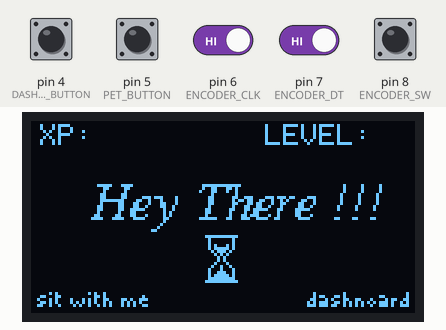
Bench run of a program on a simulated Arduino Uno, built with avr-gcc and run on an emulated ATmega328P. Shown: 128×64 one-colour display. Inputs (shaded band) come from the test bench; at power-on: pin 4 (DASHBOARD_BUTTON), pin 5 (PET_BUTTON), pin 6 (ENCODER_CLK), pin 7 (ENCODER_DT), pin 8 (ENCODER_SW) HIGH.

Above: at 1.2 s.
1.3 s: pin 4 (DASHBOARD_BUTTON) pulled LOW for 0.15 s
At 2.1 s:
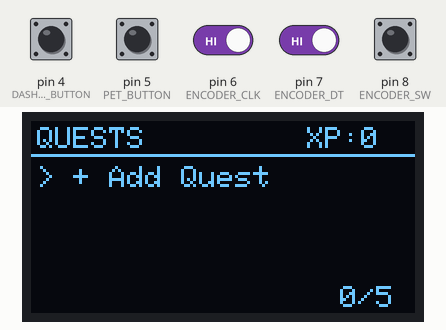
2.9 s: pin 5 (PET_BUTTON) pulled LOW for 0.15 s
At 3.3 s:
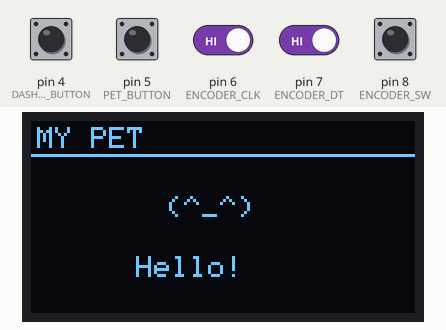
4.5 s: pin 8 (ENCODER_SW) driven LOW
At 5.7 s:
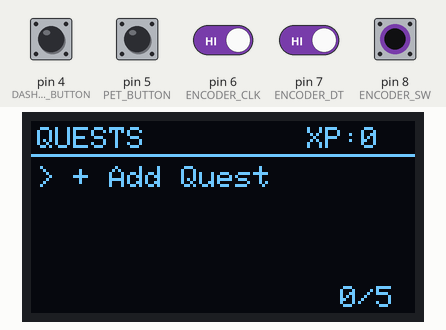
6.0 s: pin 5 (PET_BUTTON) pulled LOW for 1 s
At 6.9 s:
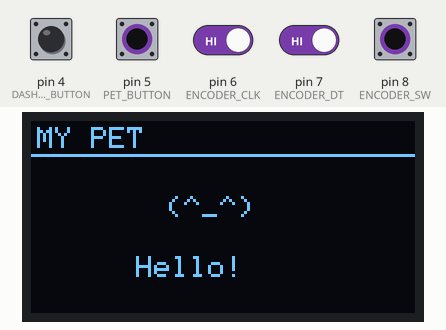
8.5 s: pin 4 (DASHBOARD_BUTTON) pulled LOW for 1 s
At 8.8 s:
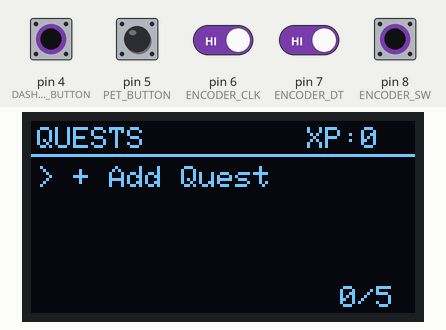
11.0 s: pin 8 (ENCODER_SW) pulsed HIGH 5 times (0.12 s each, 0.3 s apart)
At 13.7 s:
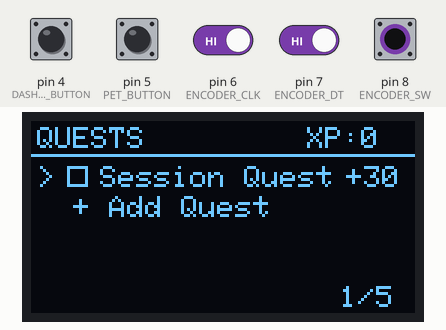
Timing chart, 0 to 15.0 s (numbered marks = the images above; inputs shaded):
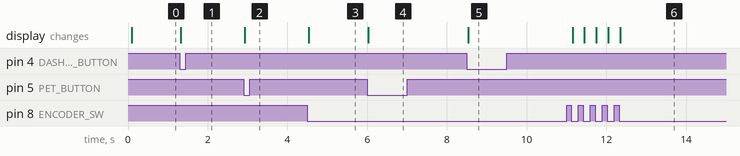

Measured:
- after the input at 1.3 s, the display: changes at once (image 1)
- after the input at 2.9 s, the display: changes at once (image 2)
- after the input at 4.5 s, the display: changes at once (image 3)
- after the input at 6.0 s, the display: changes at once (image 4)
- after the input at 8.5 s, the display: changes at once (image 5)
- after the input at 11.0 s, the display: first changes after 0.15 s (image 6 shows a later state)

The program:

main.cpp
```cpp
#include <Wire.h>
#include <Adafruit_GFX.h>
#include <Adafruit_SSD1306.h>
#include <Fonts/FreeSerifItalic9pt7b.h>
#include <Fonts/Picopixel.h>
// ============================================================
// OLED
// ============================================================

#define SCREEN_WIDTH 128
#define SCREEN_HEIGHT 64
#define OLED_RESET -1
#define OLED_ADDRESS 0x3C

Adafruit_SSD1306 display(
  SCREEN_WIDTH,
  SCREEN_HEIGHT,
  &Wire,
  OLED_RESET
);


// ============================================================
// PINS
// ============================================================

#define DASHBOARD_BUTTON 4
#define PET_BUTTON 5

#define ENCODER_CLK 6
#define ENCODER_DT 7
#define ENCODER_SW 8


// ============================================================
// CONSTANTS
// ============================================================

#define MAX_QUESTS 5

#define EASY_XP 30
#define MEDIUM_XP 50
#define HARD_XP 70

#define DEBOUNCE_MS 120


// ============================================================
// SCREEN SYSTEM
// ============================================================

enum Screen : uint8_t
{
  WELCOME_SCREEN,
  DASHBOARD_SCREEN,
  PET_SCREEN,
  ADD_QUEST_SCREEN,
  DIFFICULTY_SCREEN
};

Screen currentScreen = WELCOME_SCREEN;

static const unsigned char PROGMEM image_hour_glass_75_bits[] = {0xff,0xe0,0x40,0x40,0x40,0x40,0x51,0x40,0x5f,0x40,0x2e,0x80,0x15,0x00,0x0a,0x00,0x0a,0x00,0x11,0x00,0x24,0x80,0x44,0x40,0x4e,0x40,0x5f,0x40,0x7f,0xc0,0xff,0xe0};

// ============================================================
// QUEST DATA
// ============================================================

struct Quest
{
  char name[18];

  uint8_t type;
  uint8_t difficulty;
  uint8_t xp;

  bool completed;
};

Quest quests[MAX_QUESTS];

uint8_t questCount = 0;


// ============================================================
// PROGRESSION DATA
// ============================================================

uint16_t currentXP = 0;

uint16_t developmentCount = 0;

uint8_t currentLevel = 1;


// ============================================================
// NEW QUEST DATA
// ============================================================

uint8_t newQuestType = 0;
uint8_t newQuestDifficulty = 1;


// ============================================================
// MENU SELECTION
// ============================================================

uint8_t selectedItem = 0;


// ============================================================
// ENCODER
// ============================================================

uint8_t lastEncoderState = 0;

int8_t encoderCounter = 0;

static const int8_t transitions[16] =
{
   0, -1,  1,  0,
   1,  0,  0, -1,
  -1,  0,  0,  1,
   0,  1, -1,  0
};


// ============================================================
// BUTTON STATES
// ============================================================

bool lastDashboardButton = HIGH;
bool lastPetButton = HIGH;
bool lastEncoderButton = HIGH;

unsigned long dashboardButtonTime = 0;
unsigned long petButtonTime = 0;
unsigned long encoderButtonTime = 0;


// ============================================================
// DISPLAY CONTROL
// ============================================================

bool displayNeedsUpdate = true;


// ============================================================
// FUNCTION DECLARATIONS
// ============================================================


// ---------- SYSTEM ----------

void initializeSystem();
void runSystem();


// ---------- INPUT ----------

void readEncoder();
void readEncoderButton();
void readDashboardButton();
void readPetButton();


// ---------- SCREEN LOGIC ----------

void handleEncoderMovement();
void handleEncoderClick();


// ---------- QUEST LOGIC ----------

void toggleQuest();
void addQuest();
void clearQuestBuffer();

void checkAllQuestsComplete();

uint8_t calculateXP(uint8_t difficulty);


// ---------- SELECTION ----------

void limitSelection();


// ============================================================
// UI SYSTEM
// ============================================================

// Basic UI components

void drawHeader(const __FlashStringHelper* title);

void drawText(
  const __FlashStringHelper* text,
  uint8_t x,
  uint8_t y
);

void drawCheckbox(
  uint8_t x,
  uint8_t y,
  bool checked
);

void drawSelector(
  uint8_t x,
  uint8_t y,
  bool selected
);

void drawQuest(
  uint8_t index,
  uint8_t y,
  bool selected
);


// ---------- SCREEN UI ----------

void drawScreen();

void drawWelcomeScreen();
void drawDashboard();
void drawPetScreen();
void drawAddQuestScreen();
void drawDifficultyScreen();


// ============================================================
// SETUP
// ============================================================

void setup()
{
  initializeSystem();
}


// ============================================================
// LOOP
// ============================================================

void loop()
{
  runSystem();
}


// ============================================================
// SYSTEM INITIALIZATION
// ============================================================

void initializeSystem()
{
  // OLED
  if (!display.begin(
        SSD1306_SWITCHCAPVCC,
        OLED_ADDRESS
      ))
  {
    while (true);
  }

  display.clearDisplay();
  display.setTextColor(SSD1306_WHITE);
  display.setTextSize(1);
  display.display();


  // Buttons
  pinMode(DASHBOARD_BUTTON, INPUT_PULLUP);
  pinMode(PET_BUTTON, INPUT_PULLUP);


  // Encoder
  pinMode(ENCODER_CLK, INPUT_PULLUP);
  pinMode(ENCODER_DT, INPUT_PULLUP);
  pinMode(ENCODER_SW, INPUT_PULLUP);


  // Initial encoder state
  lastEncoderState =
      (digitalRead(ENCODER_CLK) << 1)
    |  digitalRead(ENCODER_DT);


  clearQuestBuffer();

  currentScreen = WELCOME_SCREEN;

  selectedItem = 0;

  displayNeedsUpdate = true;
}


// ============================================================
// MAIN SYSTEM LOOP
// ============================================================

void runSystem()
{
  readEncoder();

  readEncoderButton();

  readDashboardButton();

  readPetButton();


  if (displayNeedsUpdate)
  {
    drawScreen();

    displayNeedsUpdate = false;
  }
}


// ============================================================
// ENCODER READING
// ============================================================

void readEncoder()
{
  uint8_t currentState =
      (digitalRead(ENCODER_CLK) << 1)
    |  digitalRead(ENCODER_DT);


  uint8_t index =
      (lastEncoderState << 2)
    | currentState;


  int8_t movement =
      transitions[index];


  encoderCounter += movement;

  lastEncoderState = currentState;


  // One complete encoder detent
  if (encoderCounter >= 4)
  {
    encoderCounter = 0;

    selectedItem++;

    limitSelection();

    displayNeedsUpdate = true;
  }


  else if (encoderCounter <= -4)
  {
    encoderCounter = 0;

    if (selectedItem > 0)
      selectedItem--;

    displayNeedsUpdate = true;
  }
}


// ============================================================
// ENCODER BUTTON
// ============================================================

void readEncoderButton()
{
  bool currentButton =
      digitalRead(ENCODER_SW);


  if (currentButton == LOW &&
      lastEncoderButton == HIGH)
  {
    if (millis() - encoderButtonTime > DEBOUNCE_MS)
    {
      encoderButtonTime = millis();

      handleEncoderClick();
    }
  }


  lastEncoderButton = currentButton;
}


// ============================================================
// DASHBOARD BUTTON
// ============================================================

void readDashboardButton()
{
  bool currentButton =
      digitalRead(DASHBOARD_BUTTON);


  if (currentButton == LOW &&
      lastDashboardButton == HIGH)
  {
    if (millis() - dashboardButtonTime > DEBOUNCE_MS)
    {
      dashboardButtonTime = millis();

      currentScreen = DASHBOARD_SCREEN;

      selectedItem = 0;

      displayNeedsUpdate = true;
    }
  }


  lastDashboardButton = currentButton;
}


// ============================================================
// PET BUTTON
// ============================================================

void readPetButton()
{
  bool currentButton =
      digitalRead(PET_BUTTON);


  if (currentButton == LOW &&
      lastPetButton == HIGH)
  {
    if (millis() - petButtonTime > DEBOUNCE_MS)
    {
      petButtonTime = millis();

      currentScreen = PET_SCREEN;

      selectedItem = 0;

      displayNeedsUpdate = true;
    }
  }


  lastPetButton = currentButton;
}


// ============================================================
// ENCODER CLICK LOGIC
// ============================================================

void handleEncoderClick()
{
  switch (currentScreen)
  {
    // --------------------------------------------------------
    // DASHBOARD
    // --------------------------------------------------------

    case DASHBOARD_SCREEN:

      if (selectedItem < questCount)
      {
        toggleQuest();
      }

      else if (
        questCount < MAX_QUESTS &&
        selectedItem == questCount
      )
      {
        currentScreen = ADD_QUEST_SCREEN;

        selectedItem = 0;
      }

      displayNeedsUpdate = true;

      break;


    // --------------------------------------------------------
    // ADD QUEST
    // --------------------------------------------------------

    case ADD_QUEST_SCREEN:

      newQuestType = selectedItem;

      selectedItem = 0;

      currentScreen = DIFFICULTY_SCREEN;

      displayNeedsUpdate = true;

      break;


    // --------------------------------------------------------
    // DIFFICULTY
    // --------------------------------------------------------

    case DIFFICULTY_SCREEN:

      newQuestDifficulty =
          selectedItem + 1;

      addQuest();

      currentScreen = DASHBOARD_SCREEN;

      selectedItem = questCount - 1;

      displayNeedsUpdate = true;

      break;


    // --------------------------------------------------------
    // PET
    // --------------------------------------------------------

    case PET_SCREEN:

      currentScreen = DASHBOARD_SCREEN;

      selectedItem = 0;

      displayNeedsUpdate = true;

      break;


    default:
      break;
  }
}


// ============================================================
// LIMIT MENU SELECTION
// ============================================================

void limitSelection()
{
  uint8_t maximum = 0;


  switch (currentScreen)
  {
    case DASHBOARD_SCREEN:

      if (questCount < MAX_QUESTS)
        maximum = questCount;
      else
        maximum = questCount - 1;

      break;


    case ADD_QUEST_SCREEN:

      maximum = 2;

      break;


    case DIFFICULTY_SCREEN:

      maximum = 2;

      break;


    default:

      maximum = 0;

      break;
  }


  if (selectedItem > maximum)
    selectedItem = maximum;
}


// ============================================================
// QUEST LOGIC
// ============================================================

void toggleQuest()
{
  Quest &q = quests[selectedItem];


  if (!q.completed)
  {
    q.completed = true;

    currentXP += q.xp;
  }

  else
  {
    q.completed = false;

    if (currentXP >= q.xp)
      currentXP -= q.xp;
    else
      currentXP = 0;
  }


  checkAllQuestsComplete();
}


// ============================================================
// ADD QUEST
// ============================================================

void addQuest()
{
  if (questCount >= MAX_QUESTS)
    return;


  Quest &q =
      quests[questCount];


  q.completed = false;

  q.difficulty =
      newQuestDifficulty;


  q.xp =
      calculateXP(
        newQuestDifficulty
      );


  q.type =
      newQuestType;


  // Temporary names
  // We will replace this later
  // with your custom quest UI.

  if (newQuestType == 0)
  {
    strcpy(q.name, "Session Quest");
  }

  else if (newQuestType == 1)
  {
    strcpy(q.name, "Practice Quest");
  }

  else
  {
    strcpy(q.name, "Assignment");
  }


  questCount++;
}


// ============================================================
// XP CALCULATION
// ============================================================

uint8_t calculateXP(
    uint8_t difficulty
)
{
  if (difficulty == 1)
    return EASY_XP;

  if (difficulty == 2)
    return MEDIUM_XP;

  return HARD_XP;
}


// ============================================================
// CHECK ALL QUESTS
// ============================================================

void checkAllQuestsComplete()
{
  if (questCount != MAX_QUESTS)
    return;


  for (uint8_t i = 0; i < MAX_QUESTS; i++)
  {
    if (!quests[i].completed)
      return;
  }


  // Five quests completed

  developmentCount++;

  currentXP = 0;


  clearQuestBuffer();


  currentScreen = DASHBOARD_SCREEN;

  selectedItem = 0;

  displayNeedsUpdate = true;
}


// ============================================================
// CLEAR QUEST BUFFER
// ============================================================

void clearQuestBuffer()
{
  questCount = 0;


  for (uint8_t i = 0; i < MAX_QUESTS; i++)
  {
    quests[i].name[0] = '\0';

    quests[i].type = 0;

    quests[i].difficulty = 0;

    quests[i].xp = 0;

    quests[i].completed = false;
  }


  selectedItem = 0;
}


// ============================================================
// UI SYSTEM
// ============================================================


// ------------------------------------------------------------
// HEADER
// ------------------------------------------------------------

void drawHeader(
    const __FlashStringHelper* title
)
{
  display.setTextSize(1);

  display.setCursor(2, 2);

  display.print(title);

  display.drawLine(
    0, 11,
    127, 11,
    SSD1306_WHITE
  );
}


// ------------------------------------------------------------
// TEXT
// ------------------------------------------------------------

void drawText(
    const __FlashStringHelper* text,
    uint8_t x,
    uint8_t y
)
{
  display.setTextSize(1);

  display.setCursor(x, y);

  display.print(text);
}


// ------------------------------------------------------------
// CHECKBOX
// ------------------------------------------------------------

void drawCheckbox(
    uint8_t x,
    uint8_t y,
    bool checked
)
{
  display.drawRect(
    x,
    y,
    7,
    7,
    SSD1306_WHITE
  );


  if (checked)
  {
    display.drawLine(
      x + 1,
      y + 3,
      x + 3,
      y + 5,
      SSD1306_WHITE
    );

    display.drawLine(
      x + 3,
      y + 5,
      x + 6,
      y + 1,
      SSD1306_WHITE
    );
  }
}


// ------------------------------------------------------------
// SELECTION ARROW
// ------------------------------------------------------------

void drawSelector(
    uint8_t x,
    uint8_t y,
    bool selected
)
{
  if (selected)
  {
    display.print(F(">"));
  }
  else
  {
    display.print(F(" "));
  }
}


// ------------------------------------------------------------
// QUEST
// ------------------------------------------------------------

void drawQuest(
    uint8_t index,
    uint8_t y,
    bool selected
)
{
  Quest &q = quests[index];


  // Selection arrow

  display.setCursor(2, y);

  drawSelector(
    2,
    y,
    selected
  );


  // Checkbox

  drawCheckbox(
    12,
    y,
    q.completed
  );


  // Quest name

  display.setCursor(23, y);

  display.print(q.name);


  // XP

  display.setCursor(105, y);

  display.print(F("+"));

  display.print(q.xp);
}


// ============================================================
// SCREEN MANAGER
// ============================================================

void drawScreen()
{
  display.clearDisplay();


  switch (currentScreen)
  {
    case WELCOME_SCREEN:
      drawWelcomeScreen();
      break;


    case DASHBOARD_SCREEN:
      drawDashboard();
      break;


    case PET_SCREEN:
      drawPetScreen();
      break;


    case ADD_QUEST_SCREEN:
      drawAddQuestScreen();
      break;


    case DIFFICULTY_SCREEN:
      drawDifficultyScreen();
      break;
  }


  display.display();
}


// ============================================================
// WELCOME UI
// ============================================================

void drawWelcomeScreen()
{
  display.clearDisplay();
    // string 1
    display.setTextColor(1);
    display.setTextWrap(false);
    display.setFont(&FreeSerifItalic9pt7b);
    display.setCursor(20, 32);
    display.print("Hey There !!!");
    // string 2
    display.setFont(&Picopixel);
    display.setCursor(2, 61);
    display.print("sit with me");
    // string 3
    display.setFont();
    display.setCursor(78, 1);
    display.print("LEVEL:");
    // string 4
    display.setFont(&Picopixel);
    display.setCursor(92, 61);
    display.print("dashnoard");
    // string 5
    display.setFont();
    display.setCursor(3, 1);
    display.print("XP:");
    // hour_glass_75
    display.drawBitmap(58, 38, image_hour_glass_75_bits, 11, 16, 1);
    display.display();
}


// ============================================================
// DASHBOARD UI
// ============================================================

void drawDashboard()
{
  drawHeader(F("QUESTS"));


  // XP

  display.setCursor(92, 2);

  display.print(F("XP:"));

  display.print(currentXP);


  // Quest list

  for (uint8_t i = 0; i < questCount; i++)
  {
    drawQuest(
      i,
      15 + i * 10,
      selectedItem == i
    );
  }


  // Add Quest

  if (questCount < MAX_QUESTS)
  {
    uint8_t y =
        15 + questCount * 10;


    display.setCursor(2, y);

    if (selectedItem == questCount)
      display.print(F("> "));
    else
      display.print(F("  "));


    display.print(F("+ Add Quest"));
  }


  // Quest count

  display.setCursor(103, 55);

  display.print(questCount);

  display.print(F("/5"));
}


// ============================================================
// PET UI
// ============================================================

void drawPetScreen()
{
  drawHeader(F("MY PET"));


  display.setCursor(45, 25);

  display.print(F("(^_^)"));


  display.setCursor(35, 45);

  display.print(F("Hello!"));
}


// ============================================================
// ADD QUEST UI
// ============================================================

void drawAddQuestScreen()
{
  drawHeader(F("ADD QUEST"));


  const char* types[] =
  {
    "Session",
    "Practice",
    "Assignment"
  };


  for (uint8_t i = 0; i < 3; i++)
  {
    display.setCursor(15, 18 + i * 12);


    if (selectedItem == i)
      display.print(F("> "));
    else
      display.print(F("  "));


    display.print(types[i]);
  }
}


// ============================================================
// DIFFICULTY UI
// ============================================================

void drawDifficultyScreen()
{
  drawHeader(F("DIFFICULTY"));


  const char* difficulty[] =
  {
    "Easy",
    "Medium",
    "Hard"
  };


  for (uint8_t i = 0; i < 3; i++)
  {
    display.setCursor(15, 18 + i * 12);


    if (selectedItem == i)
      display.print(F("> "));
    else
      display.print(F("  "));


    display.print(difficulty[i]);
  }
}
```
